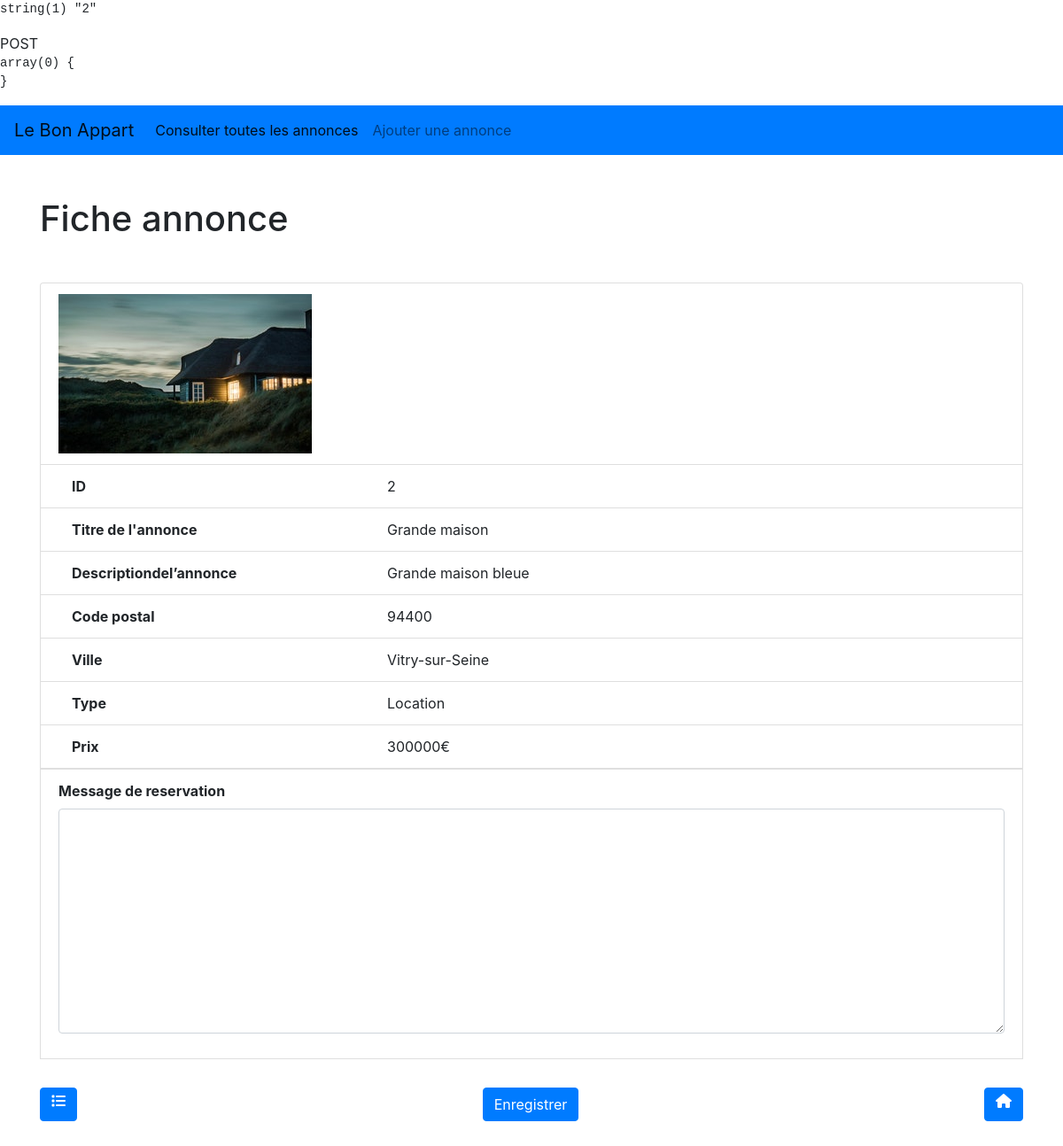
The app's page /details_advert.php?id=2 with its own data.
### tables this page shows
CREATE TABLE `advert` (
  `id` int(11) NOT NULL,
  `title` varchar(50) NOT NULL,
  `description` text NOT NULL,
  `postal_code` int(11) NOT NULL,
  `city` varchar(50) NOT NULL,
  `type` varchar(50) NOT NULL,
  `price` int(11) NOT NULL,
  `reservation_message` varchar(50) DEFAULT NULL,
  `reserved` tinyint(1) NOT NULL
);

### vues/advert/fiche.html.php (the view, shortened to what this page needs)
<ul class="list-group mb-3">
    <li class="list-group-item">
        <div class="d-flex mx-auto">
            <img src="/assets/img/home.jpg" alt="">
        </div>
    </li>
    <li class="list-group-item">
        <div class="d-flex">
            <div class="col-4"><strong>ID</strong></div>
            <div class="col-6"><?= $advert["id"] ?></div>
        </div>
    </li>
    <li class="list-group-item">
        <div class="d-flex">
            <div class="col-4"><strong>Titre de l'annonce</strong></div>
            <div class="col-6"><?= $advert["title"] ?></div>
        </div>
    </li>
    <li class="list-group-item">
        <div class="d-flex">
            <div class="col-4"><strong>Descriptiondel’annonce</strong></div>
            <div class="col-6"><?= $advert["description"] ?></div>
        </div>
    </li>
    <li class="list-group-item">
        <div class="d-flex">
            <div class="col-4"><strong>Code postal </strong></div>
            <div class="col-6"><?= $advert["postal_code"] ?></div>
        </div>
    </li>
    <li class="list-group-item">
        <div class="d-flex">
            <div class="col-4"><strong>Ville</strong></div>
            <div class="col-6"><?= $advert["city"] ?></div>
        </div>
    </li>
    <li class="list-group-item">
        <div class="d-flex">
            <div class="col-4"><strong>Type</strong></div>
            <div class="col-6"><?= $advert["type"] ?></div>
        </div>
    </li>
    <li class="list-group-item">
        <div class="d-flex">
            <div class="col-4"><strong>Prix</strong></div>
            <div class="col-6"><?= $advert["price"] . "€" ?></div>
        </div>
    </li>
    <?php if (!$advert["reserved"]) : ?>
        <form method="post" id="reservation-form">
            <li class="list-group-item">
                <div class="form-group">
                    <label for="reservation_message"><strong>Message de reservation</strong></label>
                    <textarea name="reservation_message" id="reservation_message" cols="30" rows="10" class="form-control"></textarea>
                </div>
            </li>
        </form>
    <?php endif; ?>
</ul>
<div class=" d-flex justify-content-between mb-5">
    <a href="list_advert.php" class="btn btn-primary">
        <i class="fa-solid fa-list"></i>
    </a>
    <?php if (!$advert["reserved"]) : ?>
        <button type="submit" class="btn btn-primary" form="reservation-form">
            Enregistrer
        </button>
    <?php endif; ?>
    <a href="/" class="btn btn-primary">
        <i class="fa fa-home"></i>
    </a>
</div>

### records on screen
advert: id "2", title "Grande maison", description "Grande maison bleue", postal_code "94400", city "Vitry-sur-Seine", type "Location", price "300000"

### other values on screen
$h1 "Fiche annonce"
